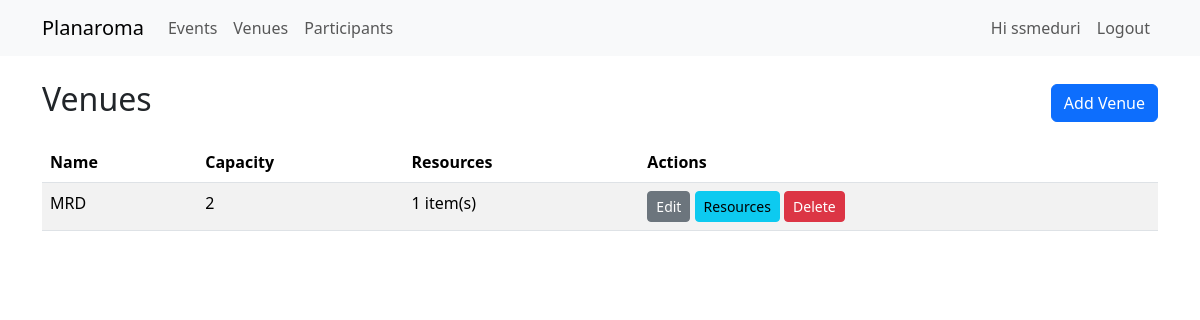
Before: /venues (signed in) with the older database file.
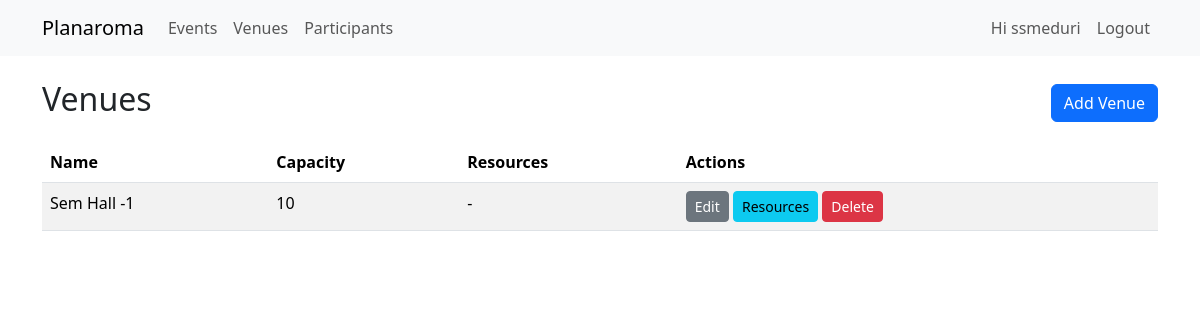
After: the same page with the newer database file.
### app/models.py (models this page shows, shortened)
class Venue(db.Model):
    id = db.Column(db.Integer, primary_key=True)
    name = db.Column(db.String(150), nullable=False, unique=True)
    capacity = db.Column(db.Integer, nullable=False, default=0)
    resources_list = db.relationship('Resource', back_populates='venue', cascade='all, delete-orphan')
    events = db.relationship('Event', backref='venue', lazy=True, cascade='all, delete-orphan')

### app/routes.py (the view)
@main_bp.route('/venues')
@login_required
def list_venues():
    venues = Venue.query.order_by(Venue.name).all()
    return render_template('venues/list.html', venues=venues)

### app/__init__.py (called while the page is built)
def create_app():
    app = Flask(__name__, static_folder='static', template_folder='templates')
    app.config.from_object(Config)
    db.init_app(app)
    login_manager.init_app(app)
    from .models import User
    @login_manager.user_loader
    def load_user(user_id):
        return User.query.get(int(user_id))
    from .routes import main_bp
    from .auth import auth_bp
    app.register_blueprint(main_bp)
    app.register_blueprint(auth_bp)
    return app

### app/templates/venues/list.html
{% extends 'base.html' %}
{% block content %}
<div class="d-flex justify-content-between align-items-center mb-3">
    <h2>Venues</h2>
    {% if current_user.is_authenticated %}
      <a class="btn btn-primary" href="{{ url_for('main.add_venue') }}">Add Venue</a>
    {% endif %}
</div>
<table class="table table-striped">
    <thead>
        <tr><th>Name</th><th>Capacity</th><th>Resources</th>{% if current_user.is_authenticated %}<th>Actions</th>{% endif %}</tr>
    </thead>
    <tbody>
        {% for v in venues %}
        <tr>
            <td>{{ v.name }}</td>
            <td>{{ v.capacity }}</td>
            <td>
              {% if v.resources_list %}
                {{ v.resources_list|length }} item(s)
              {% else %}
                -
              {% endif %}
            </td>
            {% if current_user.is_authenticated %}
            <td>
                <a class="btn btn-sm btn-secondary" href="{{ url_for('main.edit_venue', venue_id=v.id) }}">Edit</a>
                <a class="btn btn-sm btn-info" href="{{ url_for('main.manage_resources', venue_id=v.id) }}">Resources</a>
                <form method="POST" action="{{ url_for('main.delete_venue', venue_id=v.id) }}" style="display:inline-block" onsubmit="return confirm('Delete venue?');">
                    <button class="btn btn-sm btn-danger">Delete</button>
                </form>
            </td>
            {% endif %}
        </tr>
        {% else %}
        <tr><td colspan="4" class="text-center">No venues found</td></tr>
        {% endfor %}
    </tbody>
</table>
{% endblock %}

Changed rows visible on the page:
changed Venue: name "MRD" → "Sem Hall -1"; capacity "2" → "10"; resources_list|length "1" → (not shown); text "item(s)" → "-"
